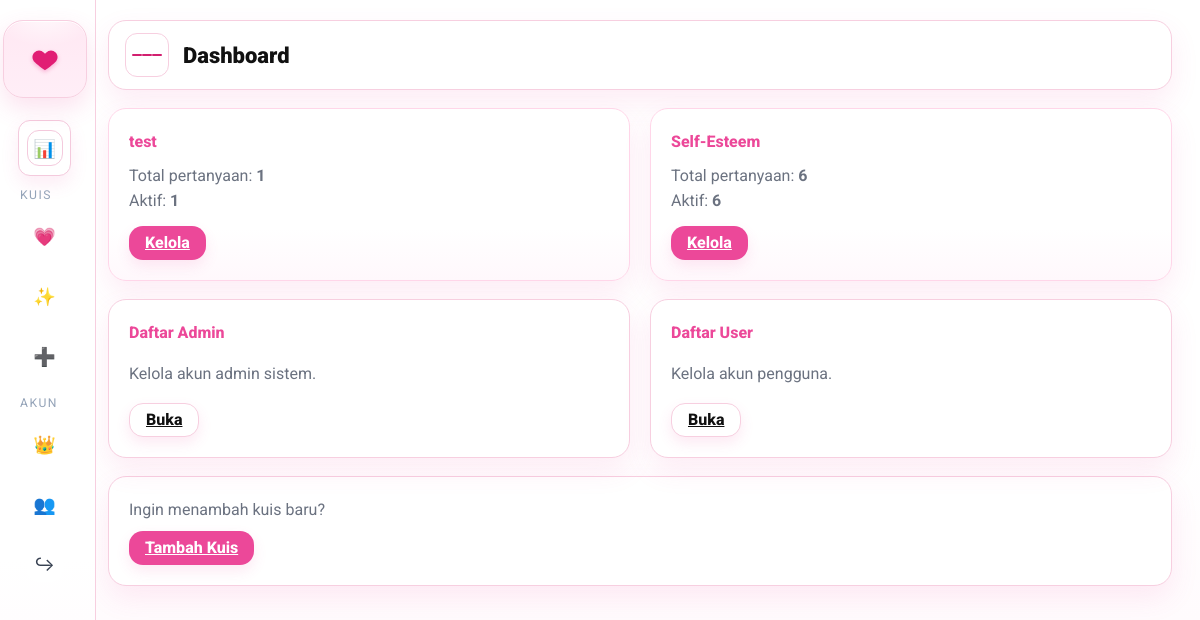
The app's page /admin/dashboard.php (signed in) with its own data.
### tables this page shows
CREATE TABLE `quiz_list` (
  `id` int(11) NOT NULL,
  `slug` varchar(64) NOT NULL,
  `name` varchar(100) NOT NULL,
  `description` varchar(255) DEFAULT NULL,
  `icon` varchar(16) DEFAULT '?',
  `is_active` tinyint(1) DEFAULT 1,
  `sort_order` int(11) DEFAULT 0,
  `created_at` timestamp NOT NULL DEFAULT current_timestamp()
);

### admin/_init.php (called while the page is built, shortened)
<?php
if (!function_exists('h')) {
  function h($s)
  {
    return htmlspecialchars((string) $s, ENT_QUOTES, 'UTF-8');
  }
}

### admin/dashboard.php (the view, shortened to what this page needs)
<?php
require_once __DIR__ . '/_init.php';
$active = 'dashboard';
include __DIR__ . '/_head.php';
$cards = [];
$sql = "
  SELECT l.id, l.name, l.slug, l.icon,
    (SELECT COUNT(*) FROM quiz_questions q WHERE q.category=l.slug) AS total_q,
    (SELECT COUNT(*) FROM quiz_questions q WHERE q.category=l.slug AND q.is_active=1) AS active_q
  FROM quiz_list l
  WHERE l.is_active = 1
  ORDER BY l.sort_order ASC, l.id ASC
";
if ($r = $mysqli->query($sql)) {
  $cards = $r->fetch_all(MYSQLI_ASSOC);
}
?>
<div class="cards-grid">
  <?php foreach ($cards as $c): ?>
    <div class="card soft">
      <div class="card-title"><?= h($c['name']) ?></div>
      <div class="muted">Total pertanyaan: <b><?= (int) $c['total_q'] ?></b></div>
      <div class="muted">Aktif: <b><?= (int) $c['active_q'] ?></b></div>
      <div style="margin-top:12px">
        <a class="btn" href="quiz_manage.php?cat=<?= urlencode($c['slug']) ?>">Kelola</a>
      </div>
    </div>
  <?php endforeach; ?>
</div>
<div class="cards-grid" style="margin-top:18px">
  <div class="card">
    <div class="card-title">Daftar Admin</div>
    <p class="muted">Kelola akun admin sistem.</p>
    <div style="margin-top:12px"><a class="btn ghost" href="admins.php">Buka</a></div>
  </div>
  <div class="card">
    <div class="card-title">Daftar User</div>
    <p class="muted">Kelola akun pengguna.</p>
    <div style="margin-top:12px"><a class="btn ghost" href="users.php">Buka</a></div>
  </div>
</div>
<div class="card" style="margin-top:18px">
  <div class="muted">Ingin menambah kuis baru?</div>
  <a class="btn" href="quizzes.php" style="margin-top:8px">Tambah Kuis</a>
</div>
<?php include __DIR__ . '/_foot.php'; ?>

### admin/_sidebar.php (shortened to what this page needs)
<?php
$__quizzes = [];
$q = $mysqli->query("SELECT slug,name,icon FROM quiz_list WHERE is_active=1 ORDER BY sort_order ASC, id ASC");
if ($q)
  $__quizzes = $q->fetch_all(MYSQLI_ASSOC);
?>
<aside class="sidebar">
  <div class="brand">
    <div class="logo-heart" aria-hidden="true">
      <svg viewBox="0 0 24 24">
        <path
          d="M12 21s-5.052-3.33-8.097-6.375C1.52 12.242 1.29 8.93 3.514 6.706a5.25 5.25 0 0 1 7.424 0L12 7.768l1.062-1.062a5.25 5.25 0 0 1 7.424 0c2.224 2.224 1.994 5.536-.389 7.919C17.052 17.67 12 21 12 21z" />
      </svg>
    </div>
  </div>
  <nav>
    <a href="dashboard.php" class="<?= ($active === 'dashboard' ? 'active' : '') ?>">
      <span class="ico">📊</span><span class="_text">Dashboard</span>
    </a>
    <div class="menu-head">KUIS</div>
    <?php foreach ($__quizzes as $k): ?>
      <a href="quiz_manage.php?cat=<?= urlencode($k['slug']) ?>" class="<?= ($active === $k['slug'] ? 'active' : '') ?>">
        <span class="ico"><?= h($k['icon'] ?: '✨') ?></span><span class="_text"><?= h($k['name']) ?></span>
      </a>
    <?php endforeach; ?>
    <a href="quizzes.php" class="<?= ($active === 'quizzes' ? 'active' : '') ?>">
      <span class="ico">➕</span><span class="_text">Kelola Kuis</span>
    </a>
    <div class="menu-head">AKUN</div>
    <a href="admins.php" class="<?= ($active === 'admins' ? 'active' : '') ?>"><span class="ico">👑</span></a>
    <a href="users.php" class="<?= ($active === 'users' ? 'active' : '') ?>"><span class="ico">👥</span></a>
    <a href="../home.php"><span class="ico">↪</span><span class="_text">Kembali ke Home</span></a>
  </nav>
</aside>

### admin/_head.php (style rules this page uses)
:root { --pink: #ec4899; --pink-200: #ffd6e9; --ink: #111827; --muted: #6b7280; --bd: #f7cfe0; --card: #fff; --shadow: 0 12px 28px rgba(236, 72, 153, .10); --sb-w: 340px; --sb-w-collapsed: 96px; }
* { box-sizing: border-box }
html, body { margin: 0; padding: 0; font-family: "Roboto", system-ui, -apple-system, Segoe UI, Roboto, Ubuntu, "Helvetica Neue", Arial; color: #111; background: #fff }
.sidebar { position: fixed; left: 0; top: 0; bottom: 0; z-index: 50; width: var(--sb-w); flex: 0 0 var(--sb-w); background: linear-gradient(180deg, #fff, #fff 70%, #fff7fb); border-right: 1px solid var(--bd); padding: 14px 12px 18px; }
.brand { display: flex; align-items: center; gap: 12px; padding: 6px 6px 12px 6px; margin: 0 4px 10px }
.logo-heart { width: 84px; height: 84px; border-radius: 24px; position: relative; flex: 0 0 84px; background: linear-gradient(180deg, #ffe8f3, #ffeef7); border: 1px solid var(--bd); box-shadow: 0 14px 30px rgba(236, 72, 153, .18), inset 0 1px 0 #fff; display: flex; align-items: center; justify-content: center; }
.logo-heart::after { content: ""; position: absolute; inset: 0; border-radius: 24px; background: radial-gradient(100px 60px at 50% -10%, rgba(255, 255, 255, .7), transparent 60%); pointer-events: none; }
.logo-heart svg { width: 34px; height: 34px; fill: #e11d74; filter: drop-shadow(0 2px 2px rgba(236, 72, 153, .35)) }
.menu-head { font-size: .76rem; color: #94a3b8; letter-spacing: .12em; margin: 12px 8px 6px 8px; }
.sidebar nav a { display: flex; align-items: center; gap: 10px; color: #374151; text-decoration: none; padding: 9px 10px; margin: 4px 6px; border-radius: 12px; border: 1px solid transparent; }
.sidebar nav a.active { background: #fff; border-color: #f4cadd; box-shadow: 0 8px 18px rgba(236, 72, 153, .10) }
.sidebar nav a .ico { width: 36px; height: 36px; border-radius: 12px; display: inline-grid; place-items: center; background: #fff; border: 1px solid transparent; font-size: 18px; flex: 0 0 36px; }
.sidebar nav a.active .ico { border-color: #f4cadd; background: #fff }
body.sb-collapsed .sidebar { width: var(--sb-w-collapsed); flex-basis: var(--sb-w-collapsed) }
body.sb-collapsed .sidebar nav a { justify-content: center }
.cards-grid { display: grid; grid-template-columns: repeat(auto-fit, minmax(360px, 1fr)); gap: 20px }
.card { background: #fff; border: 1px solid var(--bd); border-radius: 18px; padding: 20px; box-shadow: var(--shadow); line-height: 1.6 }
.card.soft { background: linear-gradient(180deg, #fff, #fff 70%, #fff8fc); border-color: #ffd6e9 }
.card-title { font-weight: 800; color: var(--pink); margin: 0 0 8px }
.muted { color: var(--muted) }
.btn { display: inline-flex; align-items: center; justify-content: center; background: var(--pink); color: #fff; border: 0; border-radius: 14px; padding: 10px 16px; font-weight: 800; box-shadow: 0 6px 14px rgba(236, 72, 153, .12); cursor: pointer; transition: transform .05s ease, filter .15s ease }
.btn.ghost { background: #fff; border: 1px solid var(--bd); color: #111 }
.sidebar { overflow: hidden; padding-right: 18px; }
.logo-heart { width: 76px; height: 76px; border-radius: 22px; box-shadow: 0 10px 24px rgba(236, 72, 153, .16), inset 0 1px 0 #fff; margin: 0 auto; }
.logo-heart::after { background: radial-gradient(90px 54px at 50% -8%, rgba(255, 255, 255, .75), transparent 58%); }
body.sb-collapsed .sidebar .brand { justify-content: center }
body.sb-collapsed .sidebar .logo-heart { margin: 0 auto }
.logo-heart { width: 80px; height: 80px; border-radius: 20px; }
.logo-heart svg { width: 30px; height: 30px; }
body.sb-collapsed .logo-heart { width: 50px; height: 78px; border-radius: 20px; }
body.sb-collapsed .logo-heart svg { width: 30px; height: 30px; }
.btn { background: #ec4899; color: #fff; border: 0; border-radius: 14px; padding: 10px 16px; font-weight: 800; box-shadow: 0 6px 14px rgba(236, 72, 153, .18); transition: transform .05s ease, filter .15s ease, box-shadow .15s ease; }
.btn.ghost { background: #ec4899; color: #fff; border: 1px solid #ec4899; }
.btn { display: inline-flex; align-items: center; justify-content: center; height: 34px; padding: 0 14px; border-radius: 12px; border: 1px solid var(--bd); background: #fff; font-weight: 800; cursor: pointer }
.btn { background: var(--pink); color: #fff; border: 0; border-radius: 14px; padding: 10px 16px; font-weight: 800; box-shadow: 0 6px 14px rgba(236, 72, 153, .12); }
.btn.ghost { background: #fff; color: #111; border: 1px solid var(--bd) }

### records on screen
quiz_list: icon "💗", name "test", total_q "1", active_q "1"
quiz_list: icon "✨", name "Self-Esteem", total_q "6", active_q "6"

### other values on screen
$PAGE_HEADING "Dashboard"
